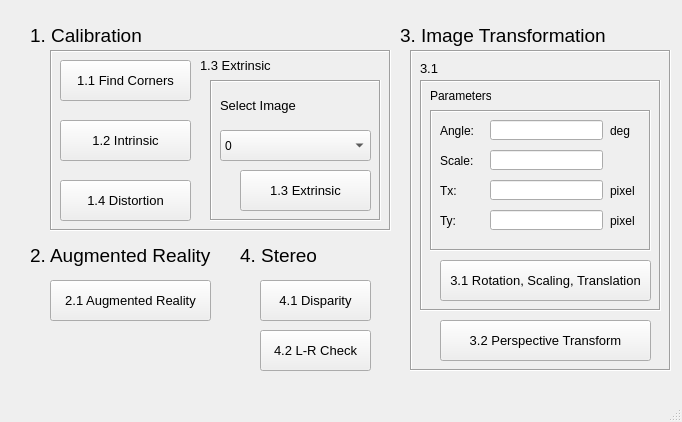
<?xml version="1.0" encoding="UTF-8"?>
<ui version="4.0">
 <class>MainWindow</class>
 <widget class="QMainWindow" name="MainWindow">
  <property name="geometry">
   <rect>
    <x>0</x>
    <y>0</y>
    <width>682</width>
    <height>422</height>
   </rect>
  </property>
  <property name="windowTitle">
   <string>MainWindow</string>
  </property>
  <widget class="QWidget" name="centralwidget">
   <widget class="QPushButton" name="btn2_1">
    <property name="geometry">
     <rect>
      <x>50</x>
      <y>280</y>
      <width>161</width>
      <height>41</height>
     </rect>
    </property>
    <property name="font">
     <font>
      <family>Arial</family>
      <pointsize>10</pointsize>
     </font>
    </property>
    <property name="text">
     <string>2.1 Augmented Reality</string>
    </property>
   </widget>
   <widget class="QPushButton" name="btn4_1">
    <property name="geometry">
     <rect>
      <x>260</x>
      <y>280</y>
      <width>111</width>
      <height>41</height>
     </rect>
    </property>
    <property name="font">
     <font>
      <family>Arial</family>
      <pointsize>10</pointsize>
     </font>
    </property>
    <property name="text">
     <string>4.1 Disparity</string>
    </property>
   </widget>
   <widget class="QPushButton" name="btn4_2">
    <property name="geometry">
     <rect>
      <x>260</x>
      <y>330</y>
      <width>111</width>
      <height>41</height>
     </rect>
    </property>
    <property name="font">
     <font>
      <family>Arial</family>
      <pointsize>10</pointsize>
     </font>
    </property>
    <property name="text">
     <string>4.2 L-R Check</string>
    </property>
   </widget>
   <widget class="QLabel" name="label">
    <property name="geometry">
     <rect>
      <x>30</x>
      <y>20</y>
      <width>111</width>
      <height>31</height>
     </rect>
    </property>
    <property name="font">
     <font>
      <family>Arial</family>
      <pointsize>14</pointsize>
     </font>
    </property>
    <property name="text">
     <string>1. Calibration</string>
    </property>
   </widget>
   <widget class="QLabel" name="label_2">
    <property name="geometry">
     <rect>
      <x>30</x>
      <y>240</y>
      <width>181</width>
      <height>31</height>
     </rect>
    </property>
    <property name="font">
     <font>
      <family>Arial</family>
      <pointsize>14</pointsize>
     </font>
    </property>
    <property name="text">
     <string>2. Augmented Reality</string>
    </property>
   </widget>
   <widget class="QLabel" name="label_3">
    <property name="geometry">
     <rect>
      <x>400</x>
      <y>20</y>
      <width>211</width>
      <height>31</height>
     </rect>
    </property>
    <property name="font">
     <font>
      <family>Arial</family>
      <pointsize>14</pointsize>
     </font>
    </property>
    <property name="text">
     <string>3. Image Transformation</string>
    </property>
   </widget>
   <widget class="QLabel" name="label_4">
    <property name="geometry">
     <rect>
      <x>240</x>
      <y>240</y>
      <width>81</width>
      <height>31</height>
     </rect>
    </property>
    <property name="font">
     <font>
      <family>Arial</family>
      <pointsize>14</pointsize>
     </font>
    </property>
    <property name="text">
     <string>4. Stereo</string>
    </property>
   </widget>
   <widget class="QFrame" name="frame">
    <property name="geometry">
     <rect>
      <x>50</x>
      <y>50</y>
      <width>341</width>
      <height>181</height>
     </rect>
    </property>
    <property name="frameShape">
     <enum>QFrame::Box</enum>
    </property>
    <property name="frameShadow">
     <enum>QFrame::Sunken</enum>
    </property>
    <widget class="QPushButton" name="btn1_2">
     <property name="geometry">
      <rect>
       <x>10</x>
       <y>70</y>
       <width>131</width>
       <height>41</height>
      </rect>
     </property>
     <property name="font">
      <font>
       <family>Arial</family>
       <pointsize>10</pointsize>
      </font>
     </property>
     <property name="text">
      <string>1.2 Intrinsic</string>
     </property>
    </widget>
    <widget class="QPushButton" name="btn1_1">
     <property name="geometry">
      <rect>
       <x>10</x>
       <y>10</y>
       <width>131</width>
       <height>41</height>
      </rect>
     </property>
     <property name="font">
      <font>
       <family>Arial</family>
       <pointsize>10</pointsize>
      </font>
     </property>
     <property name="text">
      <string>1.1 Find Corners</string>
     </property>
    </widget>
    <widget class="QPushButton" name="btn1_4">
     <property name="geometry">
      <rect>
       <x>10</x>
       <y>130</y>
       <width>131</width>
       <height>41</height>
      </rect>
     </property>
     <property name="font">
      <font>
       <family>Arial</family>
       <pointsize>10</pointsize>
      </font>
     </property>
     <property name="text">
      <string>1.4 Distortion</string>
     </property>
    </widget>
    <widget class="QFrame" name="frame_2">
     <property name="geometry">
      <rect>
       <x>160</x>
       <y>30</y>
       <width>171</width>
       <height>141</height>
      </rect>
     </property>
     <property name="font">
      <font>
       <family>Arial</family>
      </font>
     </property>
     <property name="frameShape">
      <enum>QFrame::Box</enum>
     </property>
     <property name="frameShadow">
      <enum>QFrame::Sunken</enum>
     </property>
     <widget class="QPushButton" name="btn1_3">
      <property name="geometry">
       <rect>
        <x>30</x>
        <y>90</y>
        <width>131</width>
        <height>41</height>
       </rect>
      </property>
      <property name="font">
       <font>
        <family>Arial</family>
        <pointsize>10</pointsize>
       </font>
      </property>
      <property name="text">
       <string>1.3 Extrinsic</string>
      </property>
     </widget>
     <widget class="QLabel" name="label_6">
      <property name="geometry">
       <rect>
        <x>10</x>
        <y>10</y>
        <width>81</width>
        <height>31</height>
       </rect>
      </property>
      <property name="font">
       <font>
        <family>Arial</family>
        <pointsize>10</pointsize>
       </font>
      </property>
      <property name="text">
       <string>Select Image</string>
      </property>
     </widget>
     <widget class="QComboBox" name="cboxImgNum">
      <property name="geometry">
       <rect>
        <x>10</x>
        <y>50</y>
        <width>151</width>
        <height>31</height>
       </rect>
      </property>
      <property name="layoutDirection">
       <enum>Qt::LeftToRight</enum>
      </property>
      <item>
       <property name="text">
        <string>0</string>
       </property>
      </item>
      <item>
       <property name="text">
        <string>1</string>
       </property>
      </item>
      <item>
       <property name="text">
        <string>2</string>
       </property>
      </item>
      <item>
       <property name="text">
        <string>3</string>
       </property>
      </item>
      <item>
       <property name="text">
        <string>4</string>
       </property>
      </item>
      <item>
       <property name="text">
        <string>5</string>
       </property>
      </item>
      <item>
       <property name="text">
        <string>6</string>
       </property>
      </item>
      <item>
       <property name="text">
        <string>7</string>
       </property>
      </item>
      <item>
       <property name="text">
        <string>8</string>
       </property>
      </item>
      <item>
       <property name="text">
        <string>9</string>
       </property>
      </item>
      <item>
       <property name="text">
        <string>10</string>
       </property>
      </item>
      <item>
       <property name="text">
        <string>11</string>
       </property>
      </item>
      <item>
       <property name="text">
        <string>12</string>
       </property>
      </item>
      <item>
       <property name="text">
        <string>13</string>
       </property>
      </item>
      <item>
       <property name="text">
        <string>14</string>
       </property>
      </item>
     </widget>
    </widget>
   </widget>
   <widget class="QLabel" name="label_5">
    <property name="geometry">
     <rect>
      <x>200</x>
      <y>50</y>
      <width>81</width>
      <height>31</height>
     </rect>
    </property>
    <property name="font">
     <font>
      <family>Arial</family>
      <pointsize>10</pointsize>
     </font>
    </property>
    <property name="text">
     <string>1.3 Extrinsic</string>
    </property>
   </widget>
   <widget class="QFrame" name="frame_3">
    <property name="geometry">
     <rect>
      <x>410</x>
      <y>50</y>
      <width>261</width>
      <height>321</height>
     </rect>
    </property>
    <property name="frameShape">
     <enum>QFrame::Box</enum>
    </property>
    <property name="frameShadow">
     <enum>QFrame::Sunken</enum>
    </property>
    <widget class="QFrame" name="frame_5">
     <property name="geometry">
      <rect>
       <x>10</x>
       <y>30</y>
       <width>241</width>
       <height>231</height>
      </rect>
     </property>
     <property name="frameShape">
      <enum>QFrame::Box</enum>
     </property>
     <property name="frameShadow">
      <enum>QFrame::Sunken</enum>
     </property>
     <widget class="QPushButton" name="btn3_1">
      <property name="geometry">
       <rect>
        <x>20</x>
        <y>180</y>
        <width>211</width>
        <height>41</height>
       </rect>
      </property>
      <property name="font">
       <font>
        <family>Arial</family>
        <pointsize>10</pointsize>
       </font>
      </property>
      <property name="text">
       <string>3.1 Rotation, Scaling, Translation</string>
      </property>
     </widget>
     <widget class="QLabel" name="label_9">
      <property name="geometry">
       <rect>
        <x>10</x>
        <y>0</y>
        <width>61</width>
        <height>31</height>
       </rect>
      </property>
      <property name="font">
       <font>
        <pointsize>9</pointsize>
       </font>
      </property>
      <property name="text">
       <string>Parameters</string>
      </property>
     </widget>
     <widget class="QFrame" name="frame_6">
      <property name="geometry">
       <rect>
        <x>10</x>
        <y>30</y>
        <width>221</width>
        <height>141</height>
       </rect>
      </property>
      <property name="frameShape">
       <enum>QFrame::Box</enum>
      </property>
      <property name="frameShadow">
       <enum>QFrame::Sunken</enum>
      </property>
      <widget class="QLabel" name="label_10">
       <property name="geometry">
        <rect>
         <x>10</x>
         <y>10</y>
         <width>47</width>
         <height>21</height>
        </rect>
       </property>
       <property name="font">
        <font>
         <pointsize>9</pointsize>
        </font>
       </property>
       <property name="text">
        <string>Angle:</string>
       </property>
      </widget>
      <widget class="QLabel" name="label_11">
       <property name="geometry">
        <rect>
         <x>10</x>
         <y>40</y>
         <width>47</width>
         <height>21</height>
        </rect>
       </property>
       <property name="font">
        <font>
         <pointsize>9</pointsize>
        </font>
       </property>
       <property name="text">
        <string>Scale:</string>
       </property>
      </widget>
      <widget class="QLabel" name="label_12">
       <property name="geometry">
        <rect>
         <x>10</x>
         <y>70</y>
         <width>47</width>
         <height>21</height>
        </rect>
       </property>
       <property name="font">
        <font>
         <pointsize>9</pointsize>
        </font>
       </property>
       <property name="text">
        <string>Tx:</string>
       </property>
      </widget>
      <widget class="QLabel" name="label_13">
       <property name="geometry">
        <rect>
         <x>10</x>
         <y>100</y>
         <width>47</width>
         <height>21</height>
        </rect>
       </property>
       <property name="font">
        <font>
         <pointsize>9</pointsize>
        </font>
       </property>
       <property name="text">
        <string>Ty:</string>
       </property>
      </widget>
      <widget class="QLineEdit" name="edtAngle">
       <property name="geometry">
        <rect>
         <x>60</x>
         <y>10</y>
         <width>113</width>
         <height>20</height>
        </rect>
       </property>
      </widget>
      <widget class="QLineEdit" name="edtScale">
       <property name="geometry">
        <rect>
         <x>60</x>
         <y>40</y>
         <width>113</width>
         <height>20</height>
        </rect>
       </property>
      </widget>
      <widget class="QLineEdit" name="edtTx">
       <property name="geometry">
        <rect>
         <x>60</x>
         <y>70</y>
         <width>113</width>
         <height>20</height>
        </rect>
       </property>
      </widget>
      <widget class="QLineEdit" name="edtTy">
       <property name="geometry">
        <rect>
         <x>60</x>
         <y>100</y>
         <width>113</width>
         <height>20</height>
        </rect>
       </property>
      </widget>
      <widget class="QLabel" name="label_14">
       <property name="geometry">
        <rect>
         <x>180</x>
         <y>10</y>
         <width>21</width>
         <height>21</height>
        </rect>
       </property>
       <property name="font">
        <font>
         <family>Arial</family>
         <pointsize>9</pointsize>
        </font>
       </property>
       <property name="text">
        <string>deg</string>
       </property>
      </widget>
      <widget class="QLabel" name="label_15">
       <property name="geometry">
        <rect>
         <x>180</x>
         <y>70</y>
         <width>31</width>
         <height>21</height>
        </rect>
       </property>
       <property name="font">
        <font>
         <family>Arial</family>
         <pointsize>9</pointsize>
        </font>
       </property>
       <property name="text">
        <string>pixel</string>
       </property>
      </widget>
      <widget class="QLabel" name="label_16">
       <property name="geometry">
        <rect>
         <x>180</x>
         <y>100</y>
         <width>31</width>
         <height>21</height>
        </rect>
       </property>
       <property name="font">
        <font>
         <family>Arial</family>
         <pointsize>9</pointsize>
        </font>
       </property>
       <property name="text">
        <string>pixel</string>
       </property>
      </widget>
     </widget>
    </widget>
    <widget class="QPushButton" name="btn3_2">
     <property name="geometry">
      <rect>
       <x>30</x>
       <y>270</y>
       <width>211</width>
       <height>41</height>
      </rect>
     </property>
     <property name="font">
      <font>
       <family>Arial</family>
       <pointsize>10</pointsize>
      </font>
     </property>
     <property name="text">
      <string>3.2 Perspective Transform</string>
     </property>
    </widget>
    <widget class="QLabel" name="label_8">
     <property name="geometry">
      <rect>
       <x>10</x>
       <y>10</y>
       <width>21</width>
       <height>16</height>
      </rect>
     </property>
     <property name="font">
      <font>
       <family>Arial</family>
       <pointsize>10</pointsize>
      </font>
     </property>
     <property name="text">
      <string>3.1</string>
     </property>
    </widget>
   </widget>
  </widget>
  <widget class="QMenuBar" name="menubar">
   <property name="geometry">
    <rect>
     <x>0</x>
     <y>0</y>
     <width>682</width>
     <height>21</height>
    </rect>
   </property>
  </widget>
  <widget class="QStatusBar" name="statusbar"/>
 </widget>
 <resources/>
 <connections/>
</ui>
